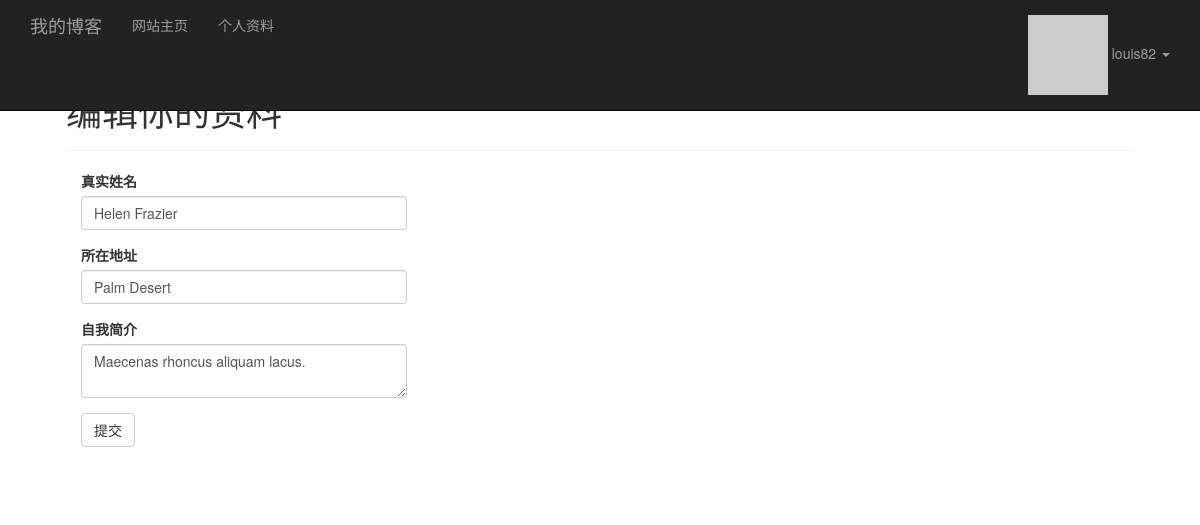
The app's page /edit-profile (signed in) with its own data.
### app/models.py (models this page shows, shortened)
class User(UserMixin, db.Model):
    __tablename__ = 'users'
    id =db.Column(db.Integer, primary_key=True)
    email = db.Column(db.String(64), unique=True, index=True)
    username = db.Column(db.String(64), unique=True, index=True)
    role_id = db.Column(db.Integer, db.ForeignKey('roles.id'))
    posts=db.relationship('Post',backref='author',lazy='dynamic')
    password_hash = db.Column(db.String(128))
    name=db.Column(db.String(64))
    location=db.Column(db.String(64))
    about_me=db.Column(db.Text())
    member_since=db.Column(db.DateTime(),default=datetime.utcnow)
    last_seen=db.Column(db.DateTime(),default=datetime.utcnow)
    confirmed=db.Column(db.Boolean,default=False)
    avatar_hash = db.Column(db.String(32))
    followed = db.relationship('Follow',
                               foreign_keys=[Follow.follower_id],
                               backref=db.backref('follower', lazy='joined'),
                               lazy='dynamic',
                               cascade='all, delete-orphan')
    followers = db.relationship('Follow',
                                foreign_keys=[Follow.followed_id],
                                backref=db.backref('followed', lazy='joined'),
                                lazy='dynamic',
                                cascade='all, delete-orphan')
    def ping(self):
        self.last_seen=datetime.utcnow()
        db.session.add(self)
    def gravatar(self,size=100,default='identicon',rating='g'):
        if request.is_secure:
            url='https://secure.gravatar.com/avatar'
        else:
            url='http://www.gravatar.com/avatar'
        hash=hashlib.md5(self.email.encode('utf-8')).hexdigest()
        return '{url}/{hash}?s={size}&d={default}&r={rating}'.format(url=url,hash=hash,size=size,default=default,rating=rating)
    @property
    def password(self):
        raise AttributeError('password is not a readable attribute')

### app/main/views.py (the view, shortened to what this page needs)
@main.route('/edit-profile',methods=['GET','POST'])
def edit_profile():
    form=EditProfileForm()
    form.name.data=current_user.name
    form.location.data=current_user.location
    form.about_me.data=current_user.about_me
    return render_template('edit_profile.html',form=form)

### app/main/forms.py
class EditProfileForm(Form):
	name=StringField(u'真实姓名',validators=[Length(0,64)])
	location=StringField(u'所在地址',validators=[Length(0,64)])
	about_me=TextAreaField(u'自我简介')
	submit=SubmitField(u'提交')

### app/auth/views.py (called while the page is built)
@auth.before_app_request
def before_request():
	if current_user.is_authenticated:
		current_user.ping()
		if not current_user.confirmed \
			and request.endpoint[:5] != 'auth.' \
			and request.endpoint != 'static':
			return redirect(url_for('auth.unconfirmed'))

### app/main/__init__.py (called while the page is built)
@main.app_context_processor
def inject_permissions():
    return dict(Permission=Permission)

### app/models.py (called while the page is built)
@login_manager.user_loader
def load_user(user_id):
    return User.query.get(int(user_id))

### app/templates/edit_profile.html (shortened to what this page needs)
{% extends "base.html" %}
{% import "bootstrap/wtf.html" as wtf %}
{% block page_content %}
<div class="page-header">
    <h1>编辑你的资料</h1>
</div>
<div class="col-md-4">
    {{ wtf.quick_form(form) }}
</div>
{% endblock %}

### app/templates/base.html (shortened to what this page needs)
{% extends "bootstrap/base.html" %}
{% block head %}
{{ super() }}
<link rel="stylesheet" type="text/css" href="{{ url_for('static', filename='styles.css') }}">
{% endblock %}
{% block navbar %}
<div class="navbar navbar-inverse navbar-fixed-top" role="navigation">
    <div class="container">
        <div class="navbar-header">
            <a class="navbar-brand" href="{{ url_for('main.index') }}">我的博客</a>
        </div>
        <div class="navbar-collapse collapse">
            <ul class="nav navbar-nav">
                <li><a href="{{ url_for('main.index') }}">网站主页</a></li>
                {% if current_user.is_authenticated %}
                <li><a href="{{ url_for('main.user', username=current_user.username) }}">个人资料</a></li>
                {% endif %}
            </ul>
            <ul class="nav navbar-nav navbar-right">
                {% if current_user.is_authenticated %}
                    <li class="dropdown">
                    <a href="#" class="dropdown-toggle" data-toggle="dropdown">
                        <img src="{{ current_user.gravatar(size=18) }}">
                        {{current_user.username}} <b class="caret"></b>
                    </a>
                    </li>
                {% else %}
                <li><a href="{{url_for('auth.login')}}">登录</a></li>
                {% endif %}
            </ul>
        </div>
    </div>
</div>
{% endblock %}
{% block content %}
<div class="container" style="padding:51px;">
    {% block page_content %}{% endblock %}
</div>
{% endblock %}

### records on screen
User: username "louis82", name "Helen Frazier", location "Palm Desert", about_me "Maecenas rhoncus aliquam lacus."
